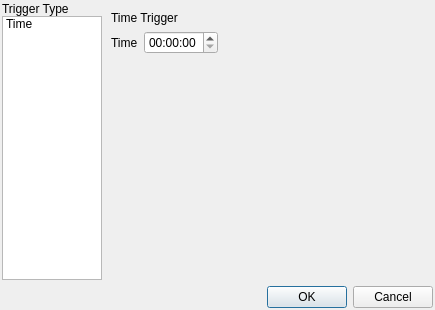
<?xml version="1.0" encoding="UTF-8"?>
<ui version="4.0">
 <class>AddTriggerWidget</class>
 <widget class="QWidget" name="AddTriggerWidget">
  <property name="geometry">
   <rect>
    <x>0</x>
    <y>0</y>
    <width>435</width>
    <height>310</height>
   </rect>
  </property>
  <property name="windowTitle">
   <string>Add trigger</string>
  </property>
  <layout class="QGridLayout" name="gridLayout_2">
   <property name="leftMargin">
    <number>2</number>
   </property>
   <property name="topMargin">
    <number>2</number>
   </property>
   <property name="rightMargin">
    <number>2</number>
   </property>
   <property name="bottomMargin">
    <number>2</number>
   </property>
   <property name="horizontalSpacing">
    <number>0</number>
   </property>
   <item row="0" column="0">
    <layout class="QHBoxLayout" name="horizontalLayout_2">
     <property name="spacing">
      <number>0</number>
     </property>
     <item>
      <layout class="QVBoxLayout" name="verticalLayout">
       <item>
        <widget class="QLabel" name="label">
         <property name="text">
          <string>Trigger Type</string>
         </property>
        </widget>
       </item>
       <item>
        <widget class="QListWidget" name="trigger_type_list_widget">
         <property name="sizePolicy">
          <sizepolicy hsizetype="Preferred" vsizetype="Expanding">
           <horstretch>0</horstretch>
           <verstretch>0</verstretch>
          </sizepolicy>
         </property>
         <property name="maximumSize">
          <size>
           <width>100</width>
           <height>16777215</height>
          </size>
         </property>
         <item>
          <property name="text">
           <string>Time</string>
          </property>
         </item>
        </widget>
       </item>
      </layout>
     </item>
     <item>
      <widget class="QStackedWidget" name="trigger_type_stacked_widget">
       <widget class="QWidget" name="time_trigger_page">
        <layout class="QGridLayout" name="gridLayout">
         <item row="0" column="0">
          <widget class="QLabel" name="label_3">
           <property name="text">
            <string>Time Trigger</string>
           </property>
          </widget>
         </item>
         <item row="1" column="0" colspan="2">
          <layout class="QHBoxLayout" name="horizontalLayout">
           <item>
            <widget class="QLabel" name="label_2">
             <property name="text">
              <string>Time</string>
             </property>
            </widget>
           </item>
           <item>
            <widget class="QTimeEdit" name="time_trigger_page_time_edit">
             <property name="displayFormat">
              <string>HH:mm:ss</string>
             </property>
            </widget>
           </item>
           <item>
            <spacer name="horizontalSpacer_2">
             <property name="orientation">
              <enum>Qt::Horizontal</enum>
             </property>
             <property name="sizeHint" stdset="0">
              <size>
               <width>40</width>
               <height>20</height>
              </size>
             </property>
            </spacer>
           </item>
          </layout>
         </item>
         <item row="2" column="1">
          <spacer name="verticalSpacer">
           <property name="orientation">
            <enum>Qt::Vertical</enum>
           </property>
           <property name="sizeHint" stdset="0">
            <size>
             <width>20</width>
             <height>206</height>
            </size>
           </property>
          </spacer>
         </item>
        </layout>
       </widget>
      </widget>
     </item>
    </layout>
   </item>
   <item row="1" column="0">
    <layout class="QHBoxLayout" name="horizontalLayout_3">
     <item>
      <spacer name="horizontalSpacer">
       <property name="orientation">
        <enum>Qt::Horizontal</enum>
       </property>
       <property name="sizeHint" stdset="0">
        <size>
         <width>40</width>
         <height>20</height>
        </size>
       </property>
      </spacer>
     </item>
     <item>
      <widget class="QDialogButtonBox" name="button_box">
       <property name="standardButtons">
        <set>QDialogButtonBox::Cancel|QDialogButtonBox::Ok</set>
       </property>
      </widget>
     </item>
    </layout>
   </item>
  </layout>
 </widget>
 <resources/>
 <connections/>
</ui>
